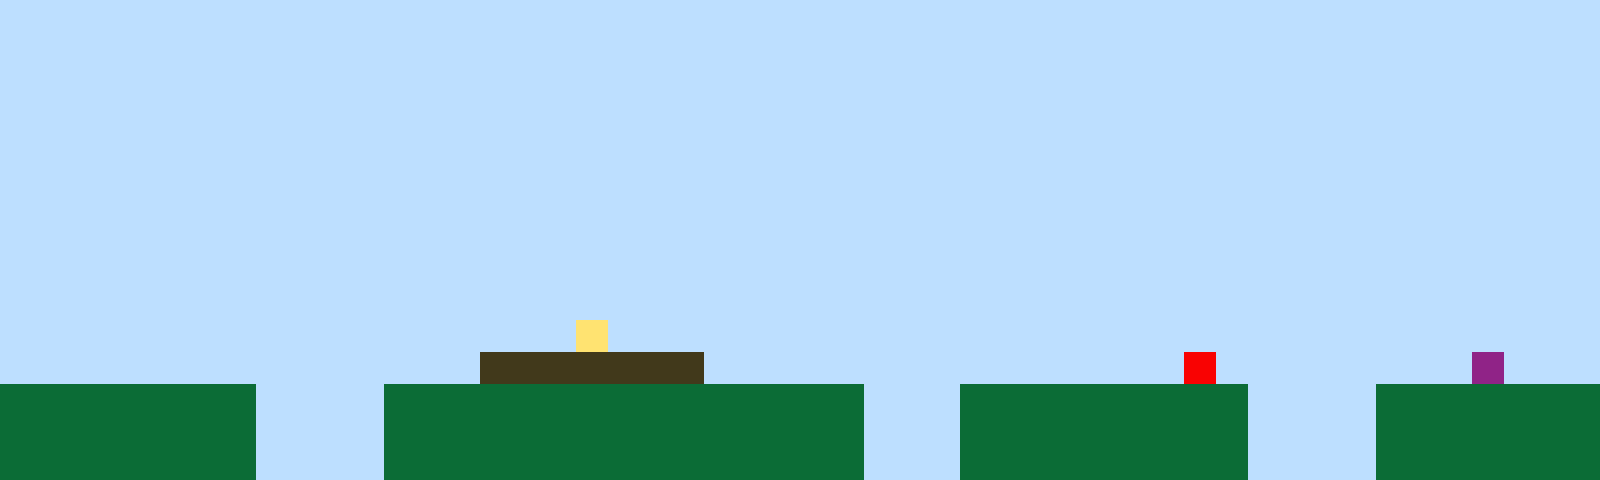

A 2D game scene composited from a Tiled map and its tileset images. What follows is a short description and the map's XML, with every tile layer's data as written:
An orthogonal 50x15 tile map with 32x32 px tiles, 1 tile layer (Tile Layer 1).

<map version="1.10" tiledversion="1.11.2" orientation="orthogonal" renderorder="right-up" width="50" height="15" tilewidth="32" tileheight="32" infinite="0" nextlayerid="2" nextobjectid="1"><editorsettings><export target="map1.csv" format="csv" /></editorsettings><tileset firstgid="1" name="sprites" tilewidth="32" tileheight="32" tilecount="6" columns="3"><image source="sprites.png" width="96" height="64" /></tileset><layer id="1" name="Tile Layer 1" width="50" height="15"><data encoding="csv">1,1,1,1,1,1,1,1,1,1,1,1,1,1,1,1,1,1,1,1,1,1,1,1,1,1,1,1,1,1,1,1,1,1,1,1,1,1,1,1,1,1,1,1,1,1,1,1,1,1,1,1,1,1,1,1,1,1,1,1,1,1,1,1,1,1,1,1,1,1,1,1,1,1,1,1,1,1,1,1,1,1,1,1,1,1,1,1,1,1,1,1,1,1,1,1,1,1,1,1,1,1,1,1,1,1,1,1,1,1,1,1,1,1,1,1,1,1,1,1,1,1,1,1,1,1,1,1,1,1,1,1,1,1,1,1,1,1,1,1,1,1,1,1,1,1,1,1,1,1,1,1,1,1,1,1,1,1,1,1,1,1,1,1,1,1,1,1,1,1,1,1,1,1,1,1,1,1,1,1,1,1,1,1,1,1,1,1,1,1,1,1,1,1,1,1,1,1,1,1,1,1,1,1,1,1,1,1,1,1,1,1,1,1,1,1,1,1,1,1,1,1,1,1,1,1,1,1,1,1,1,1,1,1,1,1,1,1,1,1,1,1,1,1,1,1,1,1,1,1,1,1,1,1,1,1,1,1,1,1,1,1,1,1,1,1,1,1,1,1,1,1,1,1,1,1,1,1,1,1,1,1,1,1,1,1,1,1,1,1,1,1,1,1,1,1,1,1,1,1,1,1,1,1,1,1,1,1,1,1,1,1,1,1,1,1,1,1,1,1,1,1,1,1,1,1,1,1,1,1,1,1,1,1,1,1,1,1,1,1,1,1,1,1,1,1,1,1,1,1,1,1,1,1,1,1,1,1,1,1,1,1,1,1,1,1,1,1,1,1,1,1,1,1,1,1,1,1,1,1,1,1,1,1,1,1,1,1,1,1,1,1,1,1,1,1,1,1,1,1,1,1,1,1,1,1,1,1,1,1,1,1,1,1,1,1,1,1,1,1,1,1,1,1,1,1,1,1,1,1,1,1,1,1,1,1,1,1,1,1,1,1,1,1,1,1,1,1,1,1,1,1,1,1,1,1,1,1,1,1,1,1,1,1,1,1,1,1,1,1,1,1,1,1,1,1,1,1,1,1,1,1,1,1,1,1,1,1,1,1,1,1,1,1,1,1,1,1,1,1,1,1,1,1,1,1,1,1,1,1,1,1,1,1,1,1,1,1,4,1,1,1,1,1,1,1,1,1,1,1,1,1,1,1,1,1,1,1,1,1,1,1,1,1,1,1,1,1,1,1,1,1,1,1,1,1,1,1,1,1,1,1,1,1,1,3,3,3,3,3,3,3,1,1,1,1,1,1,1,1,1,1,1,1,1,1,1,5,1,1,1,1,1,1,1,1,6,1,1,1,2,2,2,2,2,2,2,2,1,1,1,1,2,2,2,2,2,2,2,2,2,2,2,2,2,2,2,1,1,1,2,2,2,2,2,2,2,2,2,1,1,1,1,2,2,2,2,2,2,2,2,2,2,2,2,2,2,2,1,1,1,1,2,2,2,2,2,2,2,2,2,2,2,2,2,2,2,1,1,1,2,2,2,2,2,2,2,2,2,1,1,1,1,2,2,2,2,2,2,2,2,2,2,2,2,2,2,2,1,1,1,1,2,2,2,2,2,2,2,2,2,2,2,2,2,2,2,1,1,1,2,2,2,2,2,2,2,2,2,1,1,1,1,2,2,2,2,2,2,2</data></layer></map>
